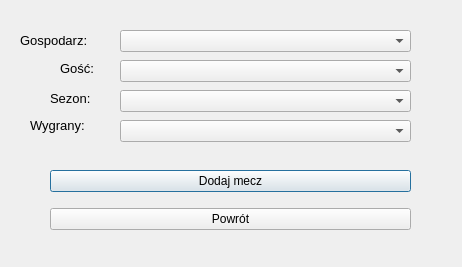
<?xml version="1.0" encoding="UTF-8"?>
<ui version="4.0">
 <class>AddWindow</class>
 <widget class="QDialog" name="AddWindow">
  <property name="geometry">
   <rect>
    <x>0</x>
    <y>0</y>
    <width>462</width>
    <height>267</height>
   </rect>
  </property>
  <property name="windowTitle">
   <string>Dialog</string>
  </property>
  <widget class="QWidget" name="verticalLayoutWidget">
   <property name="geometry">
    <rect>
     <x>50</x>
     <y>160</y>
     <width>361</width>
     <height>80</height>
    </rect>
   </property>
   <layout class="QVBoxLayout" name="verticalLayout">
    <item>
     <widget class="QPushButton" name="AddButton">
      <property name="text">
       <string>Dodaj mecz</string>
      </property>
     </widget>
    </item>
    <item>
     <widget class="QPushButton" name="CancelButton">
      <property name="text">
       <string>Powrót</string>
      </property>
     </widget>
    </item>
   </layout>
  </widget>
  <widget class="QComboBox" name="HomeTeamBox">
   <property name="geometry">
    <rect>
     <x>120</x>
     <y>30</y>
     <width>291</width>
     <height>22</height>
    </rect>
   </property>
  </widget>
  <widget class="QComboBox" name="AwayTeamBox">
   <property name="geometry">
    <rect>
     <x>120</x>
     <y>60</y>
     <width>291</width>
     <height>22</height>
    </rect>
   </property>
  </widget>
  <widget class="QLabel" name="Label">
   <property name="geometry">
    <rect>
     <x>60</x>
     <y>60</y>
     <width>56</width>
     <height>16</height>
    </rect>
   </property>
   <property name="font">
    <font>
     <pointsize>10</pointsize>
    </font>
   </property>
   <property name="text">
    <string>Gość:</string>
   </property>
   <property name="textFormat">
    <enum>Qt::PlainText</enum>
   </property>
  </widget>
  <widget class="QLabel" name="label">
   <property name="geometry">
    <rect>
     <x>20</x>
     <y>30</y>
     <width>91</width>
     <height>21</height>
    </rect>
   </property>
   <property name="font">
    <font>
     <pointsize>10</pointsize>
    </font>
   </property>
   <property name="text">
    <string>Gospodarz:</string>
   </property>
  </widget>
  <widget class="QComboBox" name="SeasonBox">
   <property name="geometry">
    <rect>
     <x>120</x>
     <y>90</y>
     <width>291</width>
     <height>22</height>
    </rect>
   </property>
  </widget>
  <widget class="QLabel" name="label_2">
   <property name="geometry">
    <rect>
     <x>50</x>
     <y>90</y>
     <width>56</width>
     <height>16</height>
    </rect>
   </property>
   <property name="font">
    <font>
     <pointsize>10</pointsize>
    </font>
   </property>
   <property name="text">
    <string>Sezon:</string>
   </property>
  </widget>
  <widget class="QComboBox" name="WinnerBox">
   <property name="geometry">
    <rect>
     <x>120</x>
     <y>120</y>
     <width>291</width>
     <height>22</height>
    </rect>
   </property>
  </widget>
  <widget class="QLabel" name="label_3">
   <property name="geometry">
    <rect>
     <x>30</x>
     <y>110</y>
     <width>81</width>
     <height>31</height>
    </rect>
   </property>
   <property name="font">
    <font>
     <pointsize>10</pointsize>
    </font>
   </property>
   <property name="text">
    <string>Wygrany:</string>
   </property>
  </widget>
 </widget>
 <resources/>
 <connections/>
</ui>
